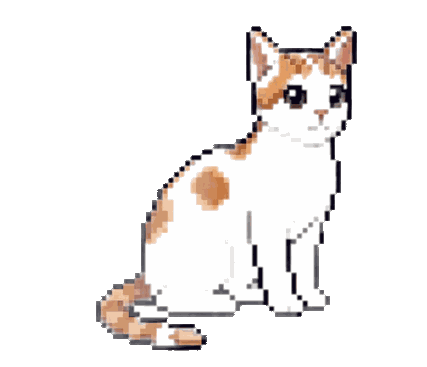
#> input picture Resources/Animations/awake/frame_002.png, 427 x 367 px, given in place of frame_0081.png, which was not available
$ python prepare_sprites.py ../Resources/Animations/awake
#> lines starting #> are read from the running program, lines starting #| are printed output that depends on the picture; pictures that were not available may be replaced by others from this repository, and a replacement may not be noted
#!/usr/bin/env python3
"""Turn the repaired 640x640 sprite frames into the small frames the app ships.

Usage: python3 tools/prepare_sprites.py /path/to/sprites_repaired

For each animation it keeps a chosen frame range (skipping known glitches),
shifts the frames so every animation stands on the same ground line, crops
all of them to one shared rectangle, scales them down and saves palette PNGs
into Resources/Animations/<name>/. Needs Pillow.
"""
import os
import shutil
import sys

from PIL import Image

# Shared ground line (y in the 640 canvas) every animation is shifted to.
GROUND = 520
# Crop rectangle in the 640 canvas after the shift (left, top, right, bottom).
CROP = (0, 20, 610, 544)
SCALE = 0.7      # 610x524 -> 427x367 px, shown at half that in points (@2x)
STEP = 2         # keep every 2nd frame: 96 source frames at 24fps -> 12fps

# name: (source folder, measured ground line, source frame ranges to keep)
ANIMATIONS = {
    # Head pops down at 33->34 and up at 80->81, so loop the head-up part only.
    "resting": ("peaceful_resting_cat", 511, [(81, 95), (0, 33)]),
    "awake": ("awake_cat", 567, [(0, 95)]),
    "curious": ("head_tilt_cat", 558, [(0, 95)]),
    # Body jumps at 68->69, so stop before it.
    "happy": ("happy_cat", 511, [(0, 68)]),
    # Tail clips the canvas edge at 84-86, so stop before it.
    "stretching": ("stretching_cat", 535, [(0, 83)]),
    "walking": ("walking_cat", 505, [(0, 95)]),
    "yawning": ("yawning_cat", 558, [(0, 95)]),
    "sleeping": ("sleeping_cat", 510, [(0, 95)]),
}


def main():
    if len(sys.argv) != 2:
        sys.exit(__doc__)
    src_root = sys.argv[1]
    out_root = os.path.join(os.path.dirname(__file__), "..", "Resources", "Animations")
    size = (round((CROP[2] - CROP[0]) * SCALE), round((CROP[3] - CROP[1]) * SCALE))
    for name, (folder, ground, ranges) in ANIMATIONS.items():
        out_dir = os.path.join(out_root, name)
        shutil.rmtree(out_dir, ignore_errors=True)
        os.makedirs(out_dir)
        indices = [i for a, b in ranges for i in range(a, b + 1)][::STEP]
        shift = GROUND - ground
        for n, i in enumerate(indices):
            frame = Image.open(os.path.join(src_root, folder, f"frame_{i:04d}.png")).convert("RGBA")
#> frame is the input picture: PIL image 427x367 RGBA; mean R, G, B, A 61, 58.1, 56.8, 72.4
            canvas = Image.new("RGBA", frame.size, (0, 0, 0, 0))
#> canvas: PIL image 427x367 RGBA; every value is 0
            canvas.paste(frame, (0, shift))
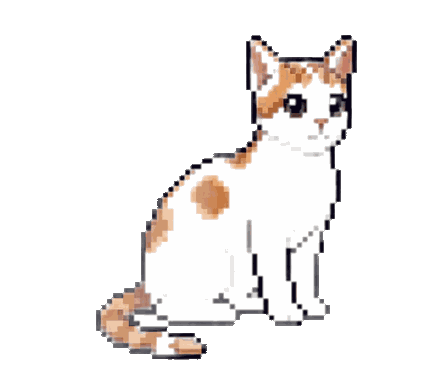
#> canvas: PIL image 427x367 RGBA; mean R, G, B, A 61, 58.1, 56.8, 72.4; transparent parts drawn white
            small = canvas.crop(CROP).resize(size, Image.LANCZOS)
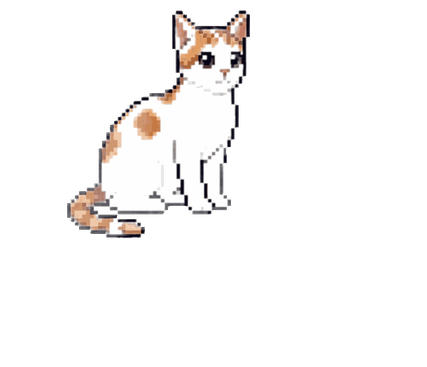
#> small: PIL image 427x367 RGBA; mean R, G, B, A 30.8, 29.4, 28.8, 35.5; transparent parts drawn white
            # The repaired art has hard edges, so keep the alpha binary.
            small.putalpha(small.getchannel("A").point(lambda v: 255 if v >= 128 else 0))
            small.quantize(256, method=Image.Quantize.FASTOCTREE).save(
                os.path.join(out_dir, f"frame_{n:03d}.png"), optimize=True)
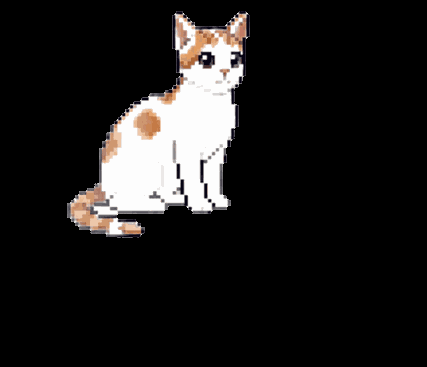
#> saved as frame_000.png: PIL image 427x367 P; mean R, G, B 29.8, 28.4, 27.8
        print(f"{name}: {len(indices)} frames, shift {shift:+d}px")


if __name__ == "__main__":
#> (the run stopped early here; a loop or call above may not have finished)
